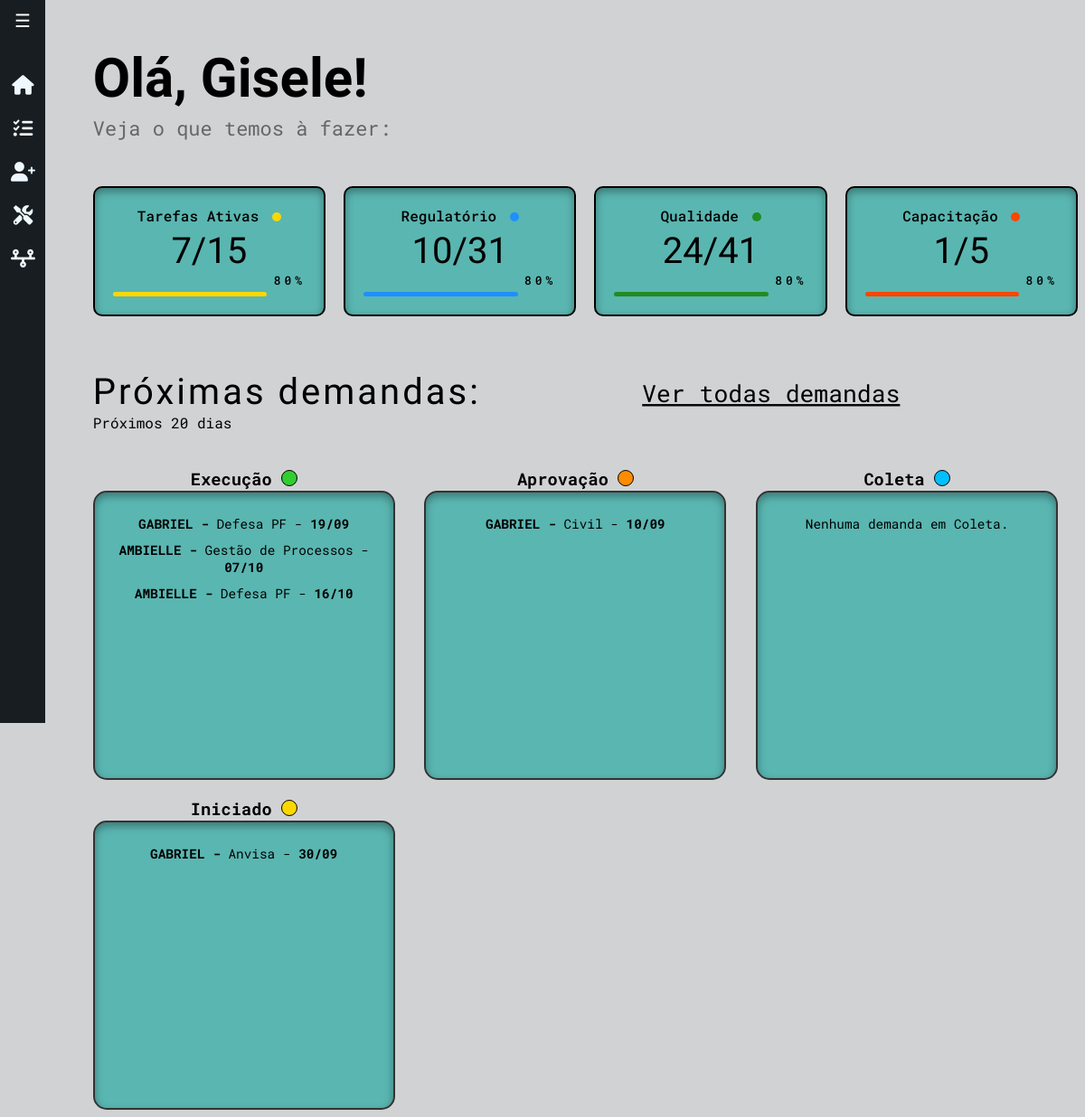
The page /ambielle/ on the database its author committed.
### workflow/models.py (models this page shows, shortened)
class Tarefa(models.Model):
    STATUS_CHOICES = [
        ('Iniciado', 'Iniciado'),
        ('Coleta De Informações', 'Coleta de Informações'),
        ('Execucao', 'Execução'),
        ('Aprovação Cliente', 'Aprovação Cliente'),
        ('Concluído', 'Concluído'),
        ('Encerrado', 'Encerrado'),
    ]
    TIPO_SERVICO_CHOICES = [
        ('Anvisa', 'Anvisa'),
        ('Civil', 'Civil'),
        ('Defesa PF', 'Defesa PF'),
        ('Exército', 'Exército'),
        ('Gestão de Processos', 'Gestão de Processos'),
        ('Ibama', 'Ibama'),
        ('ISO 9001', 'ISO 9001'),
        ('IAT', 'IAT'),
        ('Liderança', 'Liderança'),
        ('Mapa Da PF', 'Mapa Da PF'),
        ('Polícia Federal', 'Polícia Federal'),
        ('PRODIR', 'PRODIR'),
        ('RDC Anvisa', 'RDC Anvisa'),
        ('Recursos Humanos', 'Recursos Humanos'),
        ('Regulatório', 'Regulatório'),
        ('SASSMAQ', 'SASSMAQ'),
        ('SINIR', 'SINIR'),
        ('Treinamento (E-book)', 'Treinamento (E-book)'),
        ('Treinamento (On-line)', 'Treinamento (On-line)'),
        ('Treinamento (Presencial)', 'Treinamento (Presencial)'),
    ]
    tipo_servico = models.CharField(max_length=50, choices=TIPO_SERVICO_CHOICES, default='ANVISA')
    cliente = models.ForeignKey(Cliente, on_delete=models.CASCADE)
    status = models.CharField(max_length=50, choices=STATUS_CHOICES, default='iniciado')
    data_inicio = models.DateField(default=timezone.now)
    prazo_final = models.DateField(null=True, blank=True)
    observacoes = models.TextField(blank=True, null=True)

class Cliente(models.Model):
    nome = models.CharField(max_length=255)
    endereco = models.CharField(max_length=255)
    razao_social = models.CharField(max_length=255, blank=True, null=True)
    telefone = models.CharField(max_length=15)
    email = models.EmailField()
    contato_principal = models.CharField(max_length=255)
    contato_secundario = models.CharField(max_length=255, blank=True, null=True)
    proposta_link = models.URLField(blank=True, null=True)
    def __str__(self):
        return f"{self.nome}"

### workflow/views/getPage.py (the view)
# urls.py: path('ambielle/', views.index, name='index'),
def index(request):
    title = 'Home'
    hoje = timezone.now().date()
    data_limite = hoje + timedelta(days=20)
    demandas_execucao = Tarefa.objects.filter(status='Execucao', prazo_final__lte=data_limite).order_by('prazo_final')
    demandas_aprovacao = Tarefa.objects.filter(status='Aprovação Cliente', prazo_final__lte=data_limite).order_by('prazo_final')
    demandas_coleta = Tarefa.objects.filter(status='Coleta de Informações', prazo_final__lte=data_limite).order_by('prazo_final')
    demandas_iniciado = Tarefa.objects.filter(status='Iniciado', prazo_final__lte=data_limite).order_by('prazo_final')
    context ={
        'title': title,
        'demandas_execucao': demandas_execucao,
        'demandas_aprovacao': demandas_aprovacao,
        'demandas_coleta': demandas_coleta,
        'demandas_iniciado': demandas_iniciado,
    }
    return render(
        request,
        'workflow/home.html',
        context,
    )

### workflow/templates/workflow/home.html
{% extends 'global/base.html' %}
{% block content %}
  <div class="saudacao">
    <h1>Olá, <strong>Gisele!</strong></h1>
    <span>Veja o que temos à fazer:</span>
  </div>
<div class="container">
  <div class="card">
    <h2>Tarefas Ativas <span class="dot yellow"></span></h2>
    <div class="progress-info">
      <span class="numberof">7/15</span>
      <span class="percent">80%</span>
    </div>
    <div class="progress-bar yellow"></div>
  </div>
  <div class="card">
    <h2>Regulatório <span class="dot blue"></span></h2>
    <div class="progress-info">
      <span class="numberof">10/31</span>
      <span class="percent">80%</span>
    </div>
    <div class="progress-bar blue"></div>
  </div>
  <div class="card">
    <h2>Qualidade <span class="dot green"></span></h2>
    <div class="progress-info">
      <span class="numberof">24/41</span>
      <span class="percent">80%</span>
    </div>
    <div class="progress-bar green"></div>
  </div>
  <div class="card">
    <h2>Capacitação <span class="dot red"></span></h2>
    <div class="progress-info">
      <span class="numberof">1/5</span>
      <span class="percent">80%</span>
    </div>
    <div class="progress-bar red"></div>
  </div>
</div>
<div class="demand-container">
  <div class="prox-demanda">
    <div class="principal">
      <h2>Próximas demandas:</h2>
      <p>Próximos 20 dias</p>
    </div>
    <a href=" {% url 'workflow:getTarefas' %}">Ver todas demandas</a>
  </div>
  <div class="demand-cards-wrapper">
    <div class="demand-cards-status">
      <div class="status">
        <h3>Execução <svg xmlns="http://www.w3.org/2000/svg" width="18" height="18" viewBox="0 0 18 18" fill="none">
            <circle cx="9" cy="9" r="8.5" fill="#32CD32" stroke="black" />
          </svg>
        </h3>
      </div>
      <div class="demand-card">
        {% for demanda in demandas_execucao %}
        <p><strong>{{ demanda.cliente|upper }} - </strong>{{ demanda.tipo_servico }}  -
          <strong>{{ demanda.prazo_final|date:"d/m" }}</strong></p>
        {% empty %}
        <p>Nenhuma demanda em Execução.</p>
        {% endfor %}
      </div>
    </div>
    <div class="demand-cards-status">
      <div class="status">
        <h3>Aprovação <svg xmlns="http://www.w3.org/2000/svg" width="18" height="19" viewBox="0 0 18 19" fill="none">
            <circle cx="9" cy="9.04138" r="8.5" fill="#FF8C00" stroke="black" />
          </svg></h3>
      </div>
      <div class="demand-card">
        {% for demanda in demandas_aprovacao %}
        <p><strong>{{ demanda.cliente|upper }} - </strong>{{ demanda.tipo_servico }} -
          <strong>{{ demanda.prazo_final|date:"d/m" }}</strong></p>
        {% empty %}
        <p>Nenhuma demanda em Aprovação.</p>
        {% endfor %}
      </div>
    </div>
    <div class="demand-cards-status">
      <div class="status">
        <h3>Coleta <svg xmlns="http://www.w3.org/2000/svg" width="18" height="18" viewBox="0 0 18 18" fill="none">
            <circle cx="9" cy="9" r="8.5" fill="#00BFFF" stroke="black" />
          </svg>
        </h3>
      </div>
      <div class="demand-card">
        {% for demanda in demandas_coleta %}
        <p><strong>{{ demanda.cliente|upper }} - </strong>{{ demanda.tipo_servico }} -
          <strong>{{ demanda.prazo_final|date:"d/m" }}</strong></p>
        {% empty %}
        <p>Nenhuma demanda em Coleta.</p>
        {% endfor %}
      </div>
    </div>
      <div class="demand-cards-status">
        <div class="status">
            <h3>Iniciado <svg xmlns="http://www.w3.org/2000/svg" width="18" height="18" viewBox="0 0 18 18" fill="none">
                    <circle cx="9" cy="9" r="8.5" fill="#FFD700" stroke="black"/>
                </svg></h3>
        </div>
        <div class="demand-card">
            {% for demanda in demandas_iniciado %}
            <p><strong>{{ demanda.cliente|upper }} - </strong>{{ demanda.tipo_servico }} - <strong>{{ demanda.prazo_final|date:"d/m" }}</strong></p>
            {% empty %}
            <p>Nenhuma demanda Iniciada.</p>
            {% endfor %}
        </div>
      </div>
  </div>
</div>
{% endblock %}

### base_static/global/css/variables.css (style rules this page uses)
:root { @import url('https://fonts.googleapis.com/css2?family=Cabin+Condensed:wght@400;500;600;700&family=Roboto+Mono:ital,wght@0,100..700;1,100..700&display=swap'); --primary-color: #5AB6B1; --secondary-color: #181D21; --background-color: #D1D2D4; --color-alt-list: #88ddd9; --padding: 16px; --primary-font: 'Cabin Condensed', sans-serif; --secondary-font: 'Roboto Mono', sans-serif; }
body { background-color: var(--background-color); }

### base_static/global/css/forms.css (style rules this page uses)
h1 { font-family: var(--primary-font); }

### base_static/global/css/home.css (style rules this page uses)
.saudacao { margin-top: 25px; position: relative; margin-left: 8%; }
.saudacao h1 { font-family: var(--primary-font); margin: 0; font-size: 60px; }
.saudacao span { display: block; font-family: var(--secondary-font); margin-top: 5px; font-size: 22px; color: #666; }
.container { margin-left: 8%; margin-top: 50px; display: flex; align-items: center; gap: 20px; font-family: var(--secondary-font); }
.card { background-color: var(--primary-color); border: 2px solid black; border-radius: 10px; padding: 20px; width: 262px; height: 100px; text-align: center; display: flex; flex-direction: column; justify-content: space-between; box-shadow: 0px 4px 10px 0px rgba(0, 0, 0, 0.35) inset; }
h2 { font-size: 16px; margin: 0; font-weight: 500; }
.dot { height: 10px; width: 10px; border-radius: 50%; display: inline-block; margin-left: 5px; }
.yellow { background-color: #FFD700; }
.blue { background-color: #1E90FF; }
.green { background-color: #228B22; }
.red { background-color: #FF4500; }
.progress-info { display: flex; flex-direction: column; justify-content: space-between; font-size: 18px; font-weight: bold; }
.progress-bar { width: 100%; height: 5px; border-radius: 5px; background-color: #ccc; }
.progress-bar.yellow { background-color: #FFD700; width: 80%; }
.progress-bar.blue { background-color: #1E90FF; width: 80%; }
.progress-bar.green { background-color: #228B22; width: 80%; }
.progress-bar.red { background-color: #FF4500; width: 80%; }
.numberof { font-size: 40px; font-family: var(--primary-font); font-weight: 400; }
.percent { display: flex; justify-content: flex-end; font-weight: 500; font-size: small; letter-spacing: 4px; }
.demand-container { text-align: center; margin-top: 30px; }
.demand-container h2 { font-family: var(--pramary-font); font-size: 2em; }
.demand-container p { font-family: var(--secondary-font); font-size: 1em; }
.demand-container a { font-family: var(--secondary-font); font-size: 1em; text-decoration: none; color: #000; margin-bottom: 20px; }
.prox-demanda { display: flex; justify-content: space-between; align-items: center; width: 100%; margin-top: 60px; }
.principal { display: flex; flex-direction: column; align-items: flex-start; margin-left: 8%; }
.prox-demanda h2, .prox-demanda p { margin: 0; padding: 0; }
.prox-demanda h2 { font-family: var(--primary-font); font-size: 40px; font-weight: 400; letter-spacing: 3px; }
.prox-demanda a { text-decoration: underline; cursor: pointer; font-size: 22px; font-weight: 400; margin-right: 220px; }
.demand-cards-wrapper { display: flex; flex-wrap: wrap; gap: 3%; margin-top: 20px; margin-left: 8%; }
.demand-cards-status { flex-direction: column; font-family: var(--secondary-font); }
.status { width: 100%; height: 45px; }
.demand-cards-status h3 { display: inline-flex; align-items: center; justify-content: center; }
.demand-cards-status svg { display: inline; align-items: center; justify-content: center; margin-left: 10px; }
.demand-card { background-color: var(--primary-color); border: 2px solid #333; border-radius: 15px; padding: 15px; width: 300px; height: 286px; font-family: var(--secondary-font); transition: all 0.3s ease; box-shadow: 0px 4px 10px 0px rgba(0, 0, 0, 0.35) inset; }
.demand-card p { font-size: 0.9em; margin: 10px 0; }

### base_static/global/css/clientes.css (style rules this page uses)
th, a { text-align: center; }
th, a, i { transition: 0.3s ease; }
th, a, i:hover { transform: scale(1.2); }

### rows shown on the page
Tarefa: cliente "GABRIEL", tipo_servico "Defesa PF", prazo_final "19/09"
Tarefa: cliente "AMBIELLE", tipo_servico "Gestão de Processos", prazo_final "07/10"
Tarefa: cliente "AMBIELLE", tipo_servico "Defesa PF", prazo_final "16/10"
Tarefa: cliente "GABRIEL", tipo_servico "Civil", prazo_final "10/09"
Tarefa: cliente "GABRIEL", tipo_servico "Anvisa", prazo_final "30/09"
